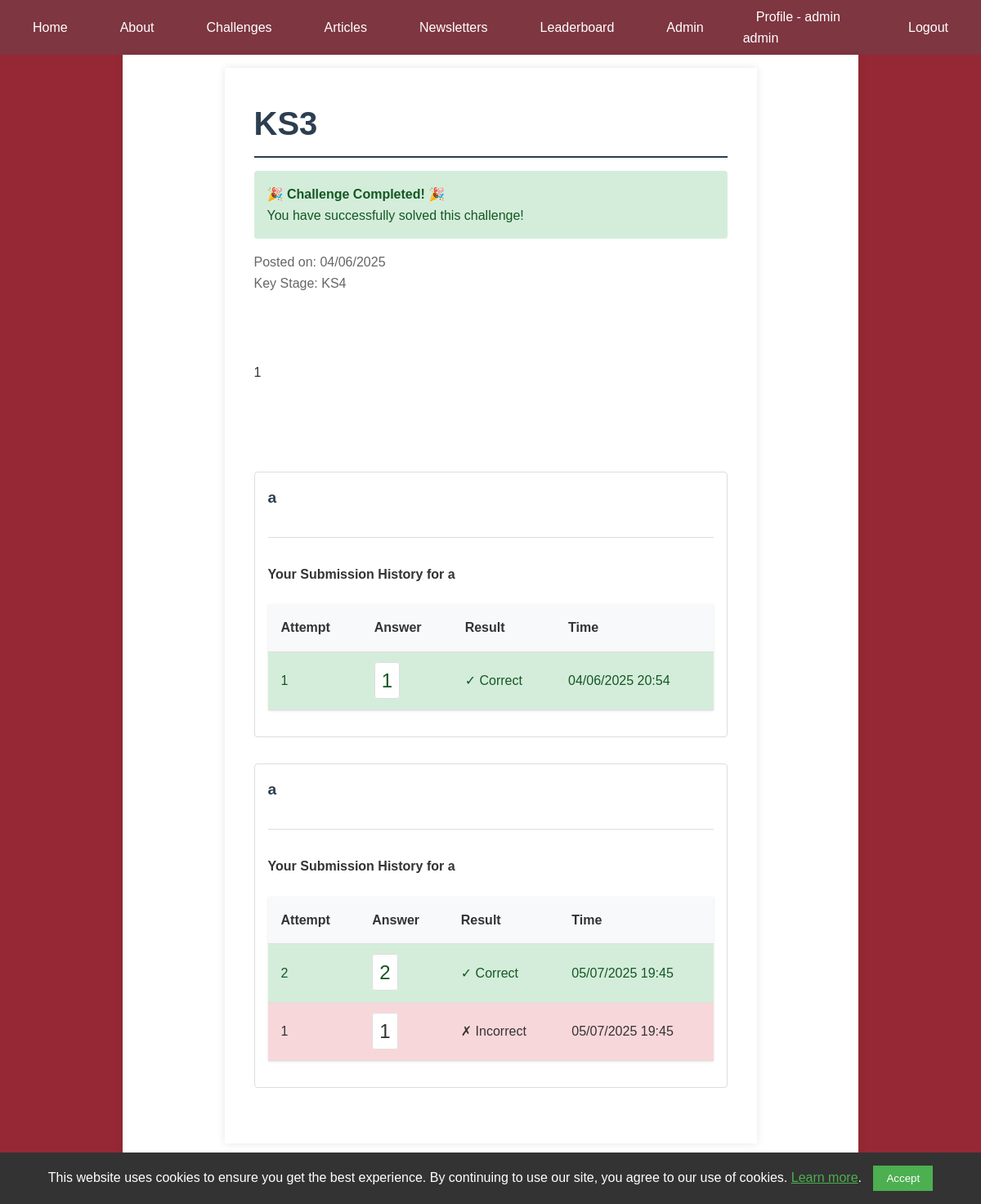
The page /challenges/1 (signed in) on the database its author committed.
### app/models.py (models this page shows, shortened)
class User(UserMixin, db.Model):
    __tablename__ = "users"
    id = db.Column(db.Integer, primary_key=True)
    full_name = db.Column(db.String(100), nullable=False)
    year = db.Column(db.Integer)
    maths_class = db.Column(db.String(100))
    password_hash = db.Column(db.String(128))
    is_admin = db.Column(db.Boolean, default=False)
    key_stage = db.Column(db.String(3), nullable=False, index=True)
    submissions = db.relationship(
        "AnswerSubmission", backref="user", lazy=True, cascade="all, delete-orphan"
    )
    articles = db.relationship(
        "Article", backref="author", lazy="dynamic", cascade="all, save-update"
    )

class Challenge(db.Model):
    id = db.Column(db.Integer, primary_key=True, autoincrement=True)
    title = db.Column(db.String(100), nullable=False)
    content = db.Column(db.Text, nullable=False)
    date_posted = db.Column(db.DateTime, nullable=False, default=datetime.utcnow)
    file_url = db.Column(db.String(100))
    key_stage = db.Column(db.String(3), nullable=False)
    answer_boxes = db.relationship(
        "ChallengeAnswerBox", backref="challenge", lazy=True, cascade="all, save-update"
    )
    submissions = db.relationship("AnswerSubmission", backref="challenge", lazy=True)
    first_correct_submission = db.Column(db.DateTime)

class ChallengeAnswerBox(db.Model):
    id = db.Column(db.Integer, primary_key=True, autoincrement=True)
    challenge_id = db.Column(db.Integer, db.ForeignKey("challenge.id"), nullable=False)
    box_label = db.Column(db.String(100), nullable=False)
    correct_answer = db.Column(db.String(100), nullable=False)
    order = db.Column(db.Integer, nullable=False)  # To maintain box order
    submissions = db.relationship("AnswerSubmission", backref="answer_box", lazy=True)

class AnswerSubmission(db.Model):
    id = db.Column(db.Integer, primary_key=True, autoincrement=True)
    user_id = db.Column(db.Integer, db.ForeignKey("users.id"), nullable=False)
    challenge_id = db.Column(db.Integer, db.ForeignKey("challenge.id"), nullable=False)
    answer_box_id = db.Column(
        db.Integer, db.ForeignKey("challenge_answer_box.id"), nullable=False
    )
    answer = db.Column(db.String(100), nullable=False)
    is_correct = db.Column(db.Boolean, nullable=True)
    submitted_at = db.Column(db.DateTime, nullable=False, default=datetime.utcnow)

### app/main/routes.py (the view)
@bp.route("/challenges/<int:challenge_id>", methods=["GET", "POST"])
def challenge(challenge_id: int):
    challenge = Challenge.query.get_or_404(challenge_id)
    forms = {}
    submissions = {}
    if current_user.is_authenticated:
        for answer_box in challenge.answer_boxes:
            forms[answer_box.id] = AnswerSubmissionForm()
            submissions[answer_box.id] = (
                AnswerSubmission.query.filter_by(
                    user_id=current_user.id,
                    challenge_id=challenge_id,
                    answer_box_id=answer_box.id,
                )
                .order_by(AnswerSubmission.submitted_at.desc())
                .all()
            )
        if request.method == "POST":
            return handle_challenge_submission(challenge, forms)
    all_correct = current_user.is_authenticated and check_all_answers_correct(
        challenge, current_user.id
    )
    return render_template(
        "main/challenge.html",
        challenge=challenge,
        forms=forms if current_user.is_authenticated else None,
        submissions=submissions,
        attempts_remaining=3,
        all_correct=all_correct,
    )

### app/__init__.py (called while the page is built)
def initialize_extensions(app):
    ckeditor.init_app(app)
    db.init_app(app)
    login_manager.init_app(app)
    migrate.init_app(app, db, render_as_batch=True)
    from app.models import User
    @login_manager.user_loader
    def load_user(user_id):
        return User.query.get(int(user_id))

### app/main/routes.py (called while the page is built)
def check_all_answers_correct(challenge: Challenge, user_id: int) -> bool:
    return all(
        AnswerSubmission.query.filter_by(
            user_id=user_id,
            challenge_id=challenge.id,
            answer_box_id=box.id,
            is_correct=True,
        ).first()
        is not None
        for box in challenge.answer_boxes
    )

### app/templates/main/challenge.html (shortened to what this page needs)
{% extends "base.html" %}
{% block content %}
    <main>
        <div class="challenge-container">
            <article>
                <h1 class="challenge-title">{{ challenge.title }}</h1>
                {% if all_correct %}
                    <div class="alert alert-success">
                        <h4>🎉 Challenge Completed! 🎉</h4>
                        <p>You have successfully solved this challenge!</p>
                    </div>
                {% endif %}
                <div class="challenge-meta">
                    <p>Posted on: {{ challenge.date_posted.strftime('%d/%m/%Y') }}</p>
                    <p>Key Stage: {{ challenge.key_stage.upper() }}</p>
                </div>
                <div class="challenge-content">
                    {{ challenge.content | safe }}
                </div>
                {% for answer_box in challenge.answer_boxes %}
                    {% set form = forms[answer_box.id] %}
                    {% set box_submissions = submissions[answer_box.id] %}
                    {% set has_correct = box_submissions and box_submissions[0].is_correct %}
                    {% set submission_count = box_submissions|length %}
                    {% set attempts_remaining = 3 - submission_count %}
                    <div class="answer-box" id="answer-box-{{ answer_box.id }}">
                        <h3>{{ answer_box.box_label }}</h3>
                        {% if box_submissions %}
                            <div class="submissions-history">
                                <h4>Your Submission History for {{ answer_box.box_label }}</h4>
                                <table>
                                    <thead>
                                        <tr>
                                            <th>Attempt</th>
                                            <th>Answer</th>
                                            <th>Result</th>
                                            <th>Time</th>
                                        </tr>
                                    </thead>
                                    <tbody>
                                        {% for submission in box_submissions %}
                                        <tr class="{{ 'success' if submission.is_correct else 'error' }}">
                                            <td>{{ loop.revindex }}</td>
                                            <td>
                                                <math-field
                                                    readonly
                                                    class="form-control submission-math">{{ submission.answer }}</math-field>
                                            </td>
                                            <td>{{ "✓ Correct" if submission.is_correct else "✗ Incorrect" }}</td>
                                            <td>{{ submission.submitted_at.strftime('%d/%m/%Y %H:%M') }}</td>
                                        </tr>
                                        {% endfor %}
                                    </tbody>
                                </table>
                            </div>
                        {% endif %}
                    </div>
                {% endfor %}
            </article>
        </div>
    </main>
{% endblock %}

### app/templates/base.html (shortened to what this page needs)
<!DOCTYPE html>
<html lang="en">
    <head>
        <link rel="stylesheet" href="{{ url_for('static', filename='css/main.css') }}">
        <link rel="stylesheet" href="https://cdnjs.cloudflare.com/ajax/libs/mathquill/0.10.1/mathquill.min.css">
</head>
<body>
    <header>
        <nav>
            <ul class="nav-menu">
                <li><a href="{{ url_for('main.index') }}">Home</a></li>
                <li><a href="{{ url_for('main.about') }}">About</a></li>
                <li><a href="{{ url_for('main.challenges') }}">Challenges</a></li>
                <li><a href="{{ url_for('main.articles') }}">Articles</a></li>
                <li><a href="{{ url_for('main.newsletters') }}">Newsletters</a></li>
                <li><a href="{{ url_for('main.leaderboard') }}">Leaderboard</a></li>
                {% if current_user.is_anonymous %}
                    <li><a href="{{ url_for('auth.login') }}">Login</a></li>
                    <li><a href="{{ url_for('auth.register') }}">Register</a></li>
                {% else %}
                    {% if current_user.is_admin %}
                        <li><a href="{{ url_for('admin.admin_index') }}">Admin</a></li>
                    {% endif %}
                    <li><a href="{{ url_for('profile.profile') }}">Profile - {{current_user.full_name }}</a></li>
                    <li><a href="{{ url_for('auth.logout') }}">Logout</a></li>
                {% endif %}
            </ul>
        </nav>
    </header>
    <main>
        {% block content %}{% endblock %}
    </main>
    <footer>
        <p>&copy; 2025 UCGS Mathematics Society</p>
    </footer>
<div id="cookie-consent-banner" class="cookie-banner">
    <p>
        This website uses cookies to ensure you get the best experience. By continuing to use our site, you agree to our use of cookies.
        <a href="{{ url_for('main.privacy_policy') }}">Learn more</a>.
    </p>
    <button id="accept-cookies" class="cookie-button">Accept</button>
</div>
</body>
</html>

### app/static/css/main.css (style rules this page uses)
* { margin: 0; padding: 0; box-sizing: border-box; }
body { font-family: Arial, sans-serif; line-height: 1.6; color: #333; background-color: #962835; min-height: 100vh; display: flex; flex-direction: column; }
header { padding: 0; }
main, footer { padding: 1rem; }
main { width: 75%; margin: 0 auto; background-color: #fff; box-shadow: 0 0 10px rgba(0, 0, 0, 0.1); min-height: calc(120vh - 120px); }
h1, h2, h3 { margin-bottom: 1rem; color: #2c3e50; }
h1 { font-size: 2.5rem; border-bottom: 2px solid #2c3e50; padding-bottom: 0.5rem; }
nav { width: 100%; margin: 0; padding: 0; }
nav ul { list-style-type: none; display: flex; justify-content: center; align-items: center; background-color: #7e3641; padding: 0.5rem; margin: 0; width: 100%; box-sizing: border-box; }
nav ul li { margin: 0 1rem; }
nav ul li a { color: #fff; text-decoration: none; padding: 0.5rem 1rem; border-radius: 4px; transition: background-color 0.3s; }
a { color: rgb(254, 192, 19); text-decoration: none; }
table { width: 100%; border-collapse: collapse; margin-bottom: 1rem; }
th, td { padding: 0.75rem; text-align: left; border-bottom: 1px solid #ddd; }
th { background-color: #f2f2f2; font-weight: bold; }
tr:nth-child(even) { background-color: #f8f8f8; }
footer { text-align: center; padding: 1rem; background-color: #333; color: #fff; margin-top: auto; }
.success { background-color: green; }
.error { background-color: red; }
.challenge-content { white-space: pre-wrap; word-wrap: break-word; overflow-wrap: break-word; }
.challenge-container { max-width: 800px; margin: 0 auto; padding: 20px; }
.challenge-title { margin-bottom: 1rem; }
.challenge-meta { color: #666; margin-bottom: 2rem; }
.challenge-content { margin-bottom: 2rem; }
.form-control { width: 100%; padding: 0.5rem; border: 1px solid #ced4da; border-radius: 4px; }
.alert { padding: 1rem; margin: 1rem 0; border-radius: 4px; }
.alert-success { background-color: #d4edda; color: #155724; }
.answer-box, .answer-box-group { border: 1px solid #ddd; padding: 1.5rem; margin-bottom: 1.5rem; border-radius: 4px; background-color: #fff; }
math-field.form-control { width: 100%; min-height: 3rem; padding: 0.5rem; border: 1px solid #ddd; border-radius: 4px; background-color: #fff; font-size: 1.5rem !important; }
.answer-box h3, .answer-box-group h3 { margin-bottom: 1rem; color: #2c3e50; font-size: 1.2rem; }
table { margin-top: 1.5rem; box-shadow: 0 1px 3px rgba(0, 0, 0, 0.1); }
th, td { padding: 1rem; }
th { background-color: #f8f9fa; font-weight: 600; }
.success { background-color: #d4edda; color: #155724; }
.cookie-banner { position: fixed; bottom: 0; left: 0; width: 100%; background-color: #333; color: #fff; padding: 1rem; display: none; z-index: 1000; text-align: center; }
.cookie-banner p { margin: 0; display: inline; }
.cookie-banner a { color: #4CAF50; text-decoration: underline; }
.cookie-button { background-color: #4CAF50; color: white; border: none; padding: 0.5rem 1rem; margin-left: 10px; cursor: pointer; }

### app/templates/main/challenge.html (style rules this page uses)
.answer-box { margin-bottom: 2rem; padding: 1rem; border: 1px solid #ddd; border-radius: 4px; }
.submissions-history { margin-top: 2rem; padding-top: 2rem; border-top: 1px solid #ddd; }
.submission-math { font-size: 1.2rem; padding: 0.5rem; background: none; border: none; }
.submissions-history table td { vertical-align: middle; }
.submissions-history .success { background-color: #d4edda; }
.submissions-history .error { background-color: #f8d7da; }

### rows shown on the page
User: full_name "admin admin"
Challenge: title "KS3", date_posted "04/06/2025", key_stage "KS4", content "1"
ChallengeAnswerBox: box_label "a"
AnswerSubmission: answer "1", is_correct "✓ Correct", submitted_at "04/06/2025 20:54"
ChallengeAnswerBox: box_label "a"
AnswerSubmission: answer "2", is_correct "✓ Correct", submitted_at "05/07/2025 19:45"
AnswerSubmission: answer "1", is_correct "✗ Incorrect", submitted_at "05/07/2025 19:45"
